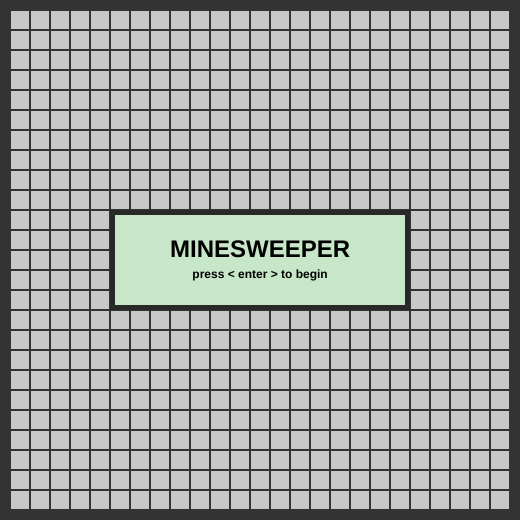
Frame 1 (no input)
Frame 60 (no input): identical to frame 1, image omitted
Frame 120 (the mouse pressed at the canvas centre since frame 60): identical to frame 1, image omitted

The p5.js sketch that drew this single still picture (run headless with seeded random() and noise() and a simulated clock; from frame 60 on, the mouse is pressed at the canvas centre):

// p5.js sketch
// ── sketch.js
var tiles = [];
var grid_size = 25;
var num_tiles = 625;
var space_width = 20;
var tile_size = 18;
var num_bombs = 75;
var bomb_indices = [];
var counter = 0;
var flag_mode = false;
var game_over = false;
var space = false;
var game_started = false;
var game_over = [0, 0];
var hidden = false;

function setup() {
	createCanvas(520, 520);
	background(51);
	loadTiles();
	setTypes();
}

function draw() {
	clear();
	background(51);

	for (var i = 0; i < grid_size; i++){
		for (var j = 0; j < grid_size; j++){
			tiles[i][j].show(game_over);
		}
	}

	if (!game_started)
		displayStart();

	if ((game_over[0] || game_over[1]) && !hidden)
		displayEnd();
}

function mouseClicked(){
	for (var i = 0; i < grid_size; i++){
		for (var j = 0; j < grid_size; j++){
			if(!game_over[0] && !game_over[1] && game_started){
				var dead = tiles[i][j].onClick(mouseX, mouseY, flag_mode, tiles, i, j, grid_size, num_bombs);
				game_over = [checkForWin(), dead];
			}
		}
	}
}

function checkForWin(){
	var won = 1;
	for (var i = 0; i < grid_size; i++){	
		for (var j = 0; j < grid_size; j++){
			(tiles[i][j].type > -1 && !tiles[i][j].clicked) ? won = 0 : null;
		}
	}
	return won;
}

function keyPressed(){
	if (keyCode == ENTER && game_started){
		flag_mode ? flag_mode = false : flag_mode = true;
		flag_mode ? cursor(CROSS) : cursor(ARROW);
	}

	if (key == 'R' && (game_over[0] || game_over[1])){
		resetGame();
	}

	if (key == 'H' && (game_over[0] || game_over[1])){
		hidden ? hidden = false : hidden = true;
	}

	if (keyCode == ENTER && !game_started){
		game_started = true;
	}
}

function randomizeBombIndices(){
	do {
		var ind = [floor(Math.random() * 25), floor(Math.random() * 25)];
		var found = false;
		for (var i = 0; i < bomb_indices.length; i++){
			if (bomb_indices[i][0] == ind[0] && bomb_indices[i][1] == ind[1]){
				found = true;
				break;
			}
		}
		if(!found)
			append(bomb_indices, ind);
	} while(bomb_indices.length < num_bombs)
}

function loadTiles() {
	bomb_indices = [];
	randomizeBombIndices();

	for (var i = 0; i < grid_size; i++){
		tiles[i] = [];
		for (var j = 0; j < grid_size; j++){
			var bomb = false;
			for (var k = 0; k < bomb_indices.length; k++){
				if (bomb_indices[k][0] == i && bomb_indices[k][1] == j){
					bomb = true;
				}
			}
			tiles[i][j] = new Tile((i + 1) * space_width, (j + 1) * space_width, tile_size, bomb);
		}
	}
}

function setTypes(){
	for (var i = 0; i < grid_size; i++){
		for (var j = 0; j < grid_size; j++){
			if (tiles[i][j].type >= 0){
				var bomb_count = 0;
				for(var a = i - 1; a <= i + 1; a++){
					for(var b = j - 1; b <= j + 1; b++){
						if(!(a == i && b == j) && a >= 0 && b >= 0 && a < grid_size && b < grid_size){
							(tiles[a][b].type < 0) ? bomb_count++ : null;
						}
					}
				}
				tiles[i][j].setType(bomb_count);
			}
		}
	}
}

function resetGame(){
	game_over = [0, 0];
	loadTiles();
	setTypes();
	game_started = false;
}

function displayStart(){
	push();
		rectMode(CENTER);
		textAlign(CENTER, CENTER);
		fill(40);
		noStroke();
		rect(260, 260, 300, 100);
		fill(200, 230, 200);
		rect(260, 260, 290, 90);
		fill(0);
		textSize(24);
		textStyle(BOLD);
		text("MINESWEEPER", 260, 250);
		textSize(12);
		text("press < enter > to begin", 260, 275);
	pop();
}

function displayEnd(){
	push();
		rectMode(CENTER);
		textAlign(CENTER, CENTER);
		fill(40);
		noStroke();
		rect(260, 260, 300, 100);
		fill(200);
		rect(260, 260, 290, 90);
		if(game_over[1]){
			fill(255, 0, 0);
			textSize(24);
			textStyle(BOLD);
			text("GAME OVER", 260, 240);
		}
		else{
			fill(54,150,0);
			textSize(24);
			textStyle(BOLD);
			text("WINNER", 260, 240);
		}
		fill(0);
		textSize(12);
		text("press < r > to restart", 260, 270);
		text("press < h > to hide dialog box", 260, 285);
	pop();
}
// ── tile.js
function Tile(x, y, size, bomb){
	this.pos = createVector(x, y);
	this.size = size;
	this.type = bomb ? -1 : 0; 
	this.clicked = false;
	this.flagged = false;
	this.rippled = false;
	this.style = [];
	this.game_ender = false;

	this.show = function(game_over){
		push();
			this.setStyle(game_over);
			fill(this.style[0], this.style[1], this.style[2]);
			noStroke();
			rectMode(CENTER);
			textAlign(CENTER, CENTER);
			rect(this.pos.x, this.pos.y, this.size, this.size);
			push();
				if (this.style[3]){
					if (this.type > 0){
						textStyle(BOLD);
						fill(0);
						text(this.type, this.pos.x, this.pos.y);
					}
					else{
						fill(255);
						text('x', this.pos.x, this.pos.y);
					}
				}
			pop();
		pop();
	}

	this.setStyle = function(game_over){
		// Flagged tile
		if (this.flagged && !game_over[0] && !game_over[1])
			this.style = [255, 143, 0, 0];
		// Clicked zero
		else if (this.type == 0 && this.clicked)
			this.style = [125, 125, 125, 0];
		// Clicked number
		else if (this.type > 0 && this.clicked)
			this.style = [181, 206, 219, 1];
		// Bomb (game won)
		else if (this.type < 0 && game_over[0])
			this.style = [0, 225, 0, 0];
		// Game ending bomb click
		else if (this.game_ender)
			this.style = [255, 0, 0, 1];
		// Bomb (game lost, not flagged)
		else if (this.type < 0 && game_over[1] && !this.flagged)
			this.style = [255, 0, 0, 0];
		// Bomb (game lost, flagged)
		else if (this.type < 0 && game_over[1] && this.flagged)
			this.style = [0, 225, 0, 0];
		// Unclicked and unflagged number (game lost)
		else if (this.type > 0 && game_over[1] && !this.clicked && !this.flagged)
			this.style = [255, 221, 221, 1];
		// Unclicked and unflagged zero (game lost)
		else if (this.type == 0 && game_over[1] && !this.clicked && !this.flagged)
			this.style = [245, 171, 171, 0];
		// Incorrectly flagged number (game lost)
		else if (this.type > 0 && game_over[1] && this.flagged)
			this.style = [255, 143, 0, 1];
		// Incorrectly flagged zero (game lost)
		else if (this.type == 0 && game_over[1] && this.flagged)
			this.style = [255, 143, 0, 0];
		// Unclicked tile
		else
			this.style = [200, 200, 200, 0];
	}

	this.setType = function(type){
		this.type = type;
	}

	this.onClick = function(mouse_x, mouse_y, flag_mode, tiles, i, j, grid_size, num_bombs){
		if (mouse_x > this.pos.x - 9 && mouse_x < this.pos.x + 9){
			if (mouse_y > this.pos.y - 9 && mouse_y < this.pos.y + 9){
				if (!flag_mode && !this.flagged)
					this.clicked = true;
				if (this.type < 0 && !flag_mode && !this.flagged){
					this.game_ender = true;
					return 1;
				}
				if (flag_mode && !this.clicked)
					this.flagged ? this.flagged = false : this.flagged = true;
				if (this.type == 0 && !flag_mode)
					this.ripple(tiles, i, j, grid_size);
			}
		}
		return 0;
	}

	this.ripple = function(tiles, i, j, grid_size){
		this.rippled = true;
		this.clicked = true;
		for (var a =  i - 1; a <= i + 1; a++){
			for (var b = j - 1; b <= j + 1; b++){
				if (!(a == i && b == j) && a >= 0 && b >= 0 && a < grid_size && b < grid_size){
					(tiles[a][b].type == 0 && !tiles[a][b].rippled) ? tiles[a][b].ripple(tiles, a, b, grid_size) : null;
					(tiles[a][b].type > 0) ? tiles[a][b].clicked = true : null;
				}
			}
		}
	}
}
